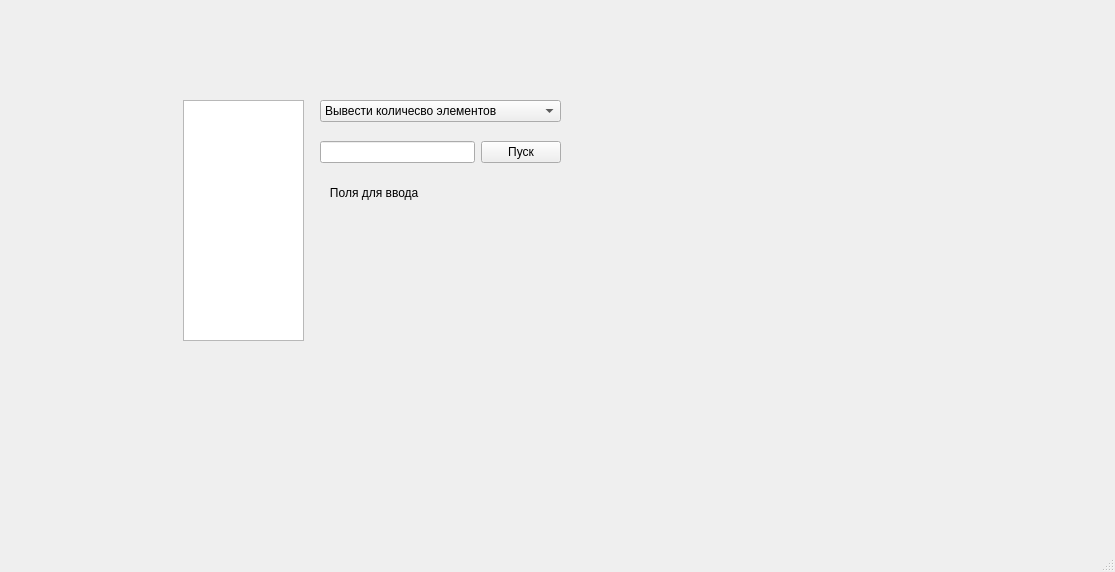
<?xml version="1.0" encoding="UTF-8"?>
<ui version="4.0">
 <class>MainWindow</class>
 <widget class="QMainWindow" name="MainWindow">
  <property name="geometry">
   <rect>
    <x>0</x>
    <y>0</y>
    <width>1115</width>
    <height>572</height>
   </rect>
  </property>
  <property name="minimumSize">
   <size>
    <width>1115</width>
    <height>572</height>
   </size>
  </property>
  <property name="maximumSize">
   <size>
    <width>1115</width>
    <height>572</height>
   </size>
  </property>
  <property name="windowTitle">
   <string>MainWindow</string>
  </property>
  <widget class="QWidget" name="centralwidget">
   <widget class="QTextEdit" name="textEdit">
    <property name="geometry">
     <rect>
      <x>183</x>
      <y>100</y>
      <width>121</width>
      <height>241</height>
     </rect>
    </property>
    <property name="html">
     <string>&lt;!DOCTYPE HTML PUBLIC &quot;-//W3C//DTD HTML 4.0//EN&quot; &quot;http://www.w3.org/TR/REC-html40/strict.dtd&quot;&gt;
&lt;html&gt;&lt;head&gt;&lt;meta name=&quot;qrichtext&quot; content=&quot;1&quot; /&gt;&lt;meta charset=&quot;utf-8&quot; /&gt;&lt;style type=&quot;text/css&quot;&gt;
p, li { white-space: pre-wrap; }
hr { height: 1px; border-width: 0; }
li.unchecked::marker { content: &quot;\2610&quot;; }
li.checked::marker { content: &quot;\2612&quot;; }
&lt;/style&gt;&lt;/head&gt;&lt;body style=&quot; font-family:'Noto Sans'; font-size:10pt; font-weight:400; font-style:normal;&quot;&gt;
&lt;p style=&quot;-qt-paragraph-type:empty; margin-top:0px; margin-bottom:0px; margin-left:0px; margin-right:0px; -qt-block-indent:0; text-indent:0px;&quot;&gt;&lt;br /&gt;&lt;/p&gt;&lt;/body&gt;&lt;/html&gt;</string>
    </property>
   </widget>
   <widget class="QWidget" name="gridLayoutWidget">
    <property name="geometry">
     <rect>
      <x>300</x>
      <y>100</y>
      <width>261</width>
      <height>116</height>
     </rect>
    </property>
    <layout class="QGridLayout" name="gridLayout">
     <item row="0" column="0">
      <layout class="QHBoxLayout" name="horizontalLayout_2">
       <item>
        <spacer name="verticalSpacer">
         <property name="orientation">
          <enum>Qt::Orientation::Vertical</enum>
         </property>
         <property name="sizeHint" stdset="0">
          <size>
           <width>20</width>
           <height>40</height>
          </size>
         </property>
        </spacer>
       </item>
       <item>
        <layout class="QVBoxLayout" name="verticalLayout">
         <item>
          <widget class="QComboBox" name="comboBox">
           <item>
            <property name="text">
             <string>Вывести количесво элементов</string>
            </property>
           </item>
           <item>
            <property name="text">
             <string>Новый элемент</string>
            </property>
           </item>
           <item>
            <property name="text">
             <string>Новый элемент</string>
            </property>
           </item>
          </widget>
         </item>
         <item>
          <spacer name="horizontalSpacer">
           <property name="orientation">
            <enum>Qt::Orientation::Horizontal</enum>
           </property>
           <property name="sizeHint" stdset="0">
            <size>
             <width>40</width>
             <height>13</height>
            </size>
           </property>
          </spacer>
         </item>
         <item>
          <layout class="QHBoxLayout" name="horizontalLayout">
           <item>
            <widget class="QLineEdit" name="lineEdit"/>
           </item>
           <item>
            <widget class="QPushButton" name="pushButton">
             <property name="text">
              <string>Пуск</string>
             </property>
            </widget>
           </item>
          </layout>
         </item>
         <item>
          <widget class="QLabel" name="label">
           <property name="text">
            <string>   Поля для ввода</string>
           </property>
          </widget>
         </item>
        </layout>
       </item>
      </layout>
     </item>
    </layout>
   </widget>
  </widget>
  <widget class="QMenuBar" name="menubar">
   <property name="geometry">
    <rect>
     <x>0</x>
     <y>0</y>
     <width>1115</width>
     <height>23</height>
    </rect>
   </property>
  </widget>
  <widget class="QStatusBar" name="statusbar"/>
 </widget>
 <resources/>
 <connections/>
</ui>
